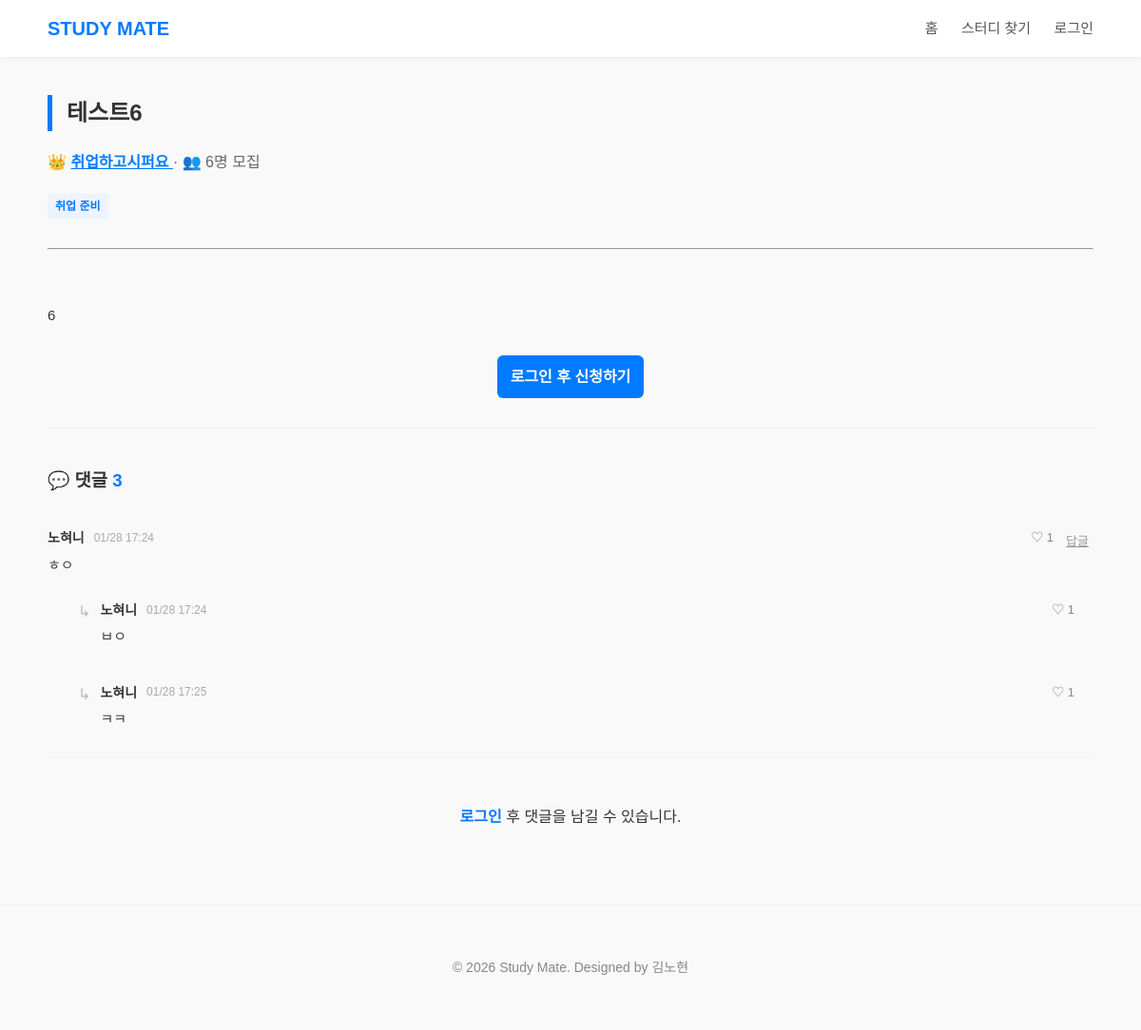
Page /study/6 on the committed database.
### models.py (models this page shows, shortened)
class Study(db.Model):
    __tablename__ = 'study'
    id = db.Column(db.Integer, primary_key=True)
    title = db.Column(db.String(200), nullable=False)
    category = db.Column(db.String(50), nullable=False)
    member_count = db.Column(db.Integer, nullable=False)
    content = db.Column(db.Text, nullable=False)
    date = db.Column(db.DateTime, default=get_kst_now)
    writer = db.Column(db.String(50), nullable=False)
    chat_link = db.Column(db.String(300), nullable=True)
    is_closed = db.Column(db.Boolean, default=False)

class Comment(db.Model):
    __tablename__ = 'comment'
    id = db.Column(db.Integer, primary_key=True)
    content = db.Column(db.Text, nullable=False)
    date = db.Column(db.DateTime, default=get_kst_now)
    writer = db.Column(db.String(50), nullable=False)
    study_id = db.Column(db.Integer, db.ForeignKey('study.id'), nullable=False)
    study = db.relationship('Study', backref='comments')
    parent_id = db.Column(db.Integer, db.ForeignKey('comment.id'), nullable=True)
    replies = db.relationship(
        'Comment',
        backref=db.backref('parent', remote_side=[id]),
        cascade='all, delete',
        lazy=True
    )
    likers = db.relationship(
        'User',
        secondary=comment_likes,
        backref=db.backref('liked_comments', lazy='dynamic')
    )

### app.py (the view)
@app.route('/study/<int:study_id>')
def study_detail(study_id):
    study = Study.query.get_or_404(study_id)
    current_user = None
    applied_status = None # 신청 상태 (None: 안함, 0: 대기, 1: 수락)
    if 'user_id' in session:
        current_user = User.query.filter_by(userid=session['user_id']).first()
        enroll = Enrollment.query.filter_by(user_id=current_user.id, study_id=study.id).first()
        if enroll:
            applied_status = enroll.status
    return render_template(
        'study_detail.html',
        study=study,
        user_nickname=session.get('user_nickname'),
        current_user=current_user, # 좋아요 확인용
        applied_status=applied_status # 신청 상태 확인용
    )

### templates/study_detail.html (shortened to what this page needs)
<!DOCTYPE html>
<html lang="ko">
<head>
    <link rel="stylesheet" href="{{ url_for('static', filename='css/style.css') }}">
</head>
<body>
    <header>
        <div class="nav-container">
            <a href="{{ url_for('index') }}" class="logo">STUDY MATE</a>
            <nav class="nav-menu">
                <a href="{{ url_for('index') }}">홈</a>
                <a href="{{ url_for('study') }}">스터디 찾기</a>
                {% if user_nickname %}
                <div class="user-dropdown">
                    <button class="user-btn" onclick="toggleDropdown()">
                        {{ user_nickname }} <span class="arrow">▾</span>
                    </button>
                    <div class="dropdown-menu" id="dropdownMenu">
                        <a href="{{ url_for('mypage') }}">마이페이지</a>
                        <a href="{{ url_for('my_posts') }}">내가 쓴 글</a>
                        <hr>
                        <a href="{{ url_for('logout') }}">로그아웃</a>
                    </div>
                </div>
                {% else %}
                    <a href="{{ url_for('login') }}">로그인</a>
                {% endif %}
            </nav>
        </div>
    </header>
    <main>
        <section>
            <h2>{{ study.title }}</h2>
            <p style="color:#666; margin-bottom: 10px;">
                👑 <a href="{{ url_for('profile', nickname=study.writer) }}" style="font-weight:bold; color:#007bff; text-decoration:underline;">
                    {{ study.writer }}
                </a>
                · 👥 {{ study.member_count }}명 모집
            </p>
            <span class="tag">{{ study.category }}</span>
            <hr style="margin: 30px 0;">
            <p style="white-space: pre-line; font-size: 15px; line-height: 1.7;">
                {{ study.content }}
            </p>
            <div style="margin: 40px 0; text-align: center;">
                {% if study.is_closed %}
                    <button class="primary-btn" style="background:#ccc; cursor:not-allowed; width:auto;">⛔ 모집이 마감되었습니다</button>
                {% elif not user_nickname %}
                    <a href="{{ url_for('login') }}" class="primary-btn" style="width:auto;">로그인 후 신청하기</a>
                {% elif user_nickname == study.writer %}
                    <p style="color:#007bff; font-weight:bold;">내가 만든 스터디입니다 😎</p>
                {% elif applied_status == None %}
                    <a href="{{ url_for('study_apply', study_id=study.id) }}" class="primary-btn" style="width:auto;" onclick="return confirm('스터디에 신청하시겠습니까?')">🚀 스터디 신청하기</a>
                {% elif applied_status == 0 %}
                    <button class="primary-btn" style="background:#ffc107; color:black; cursor:default; width:auto;">⏳ 승인 대기중...</button>
                {% endif %}
            </div>
            <hr style="margin: 40px 0; border: none; border-top: 1px solid #eee;">
            <div class="comment-section">
                <h3>💬 댓글 <span style="color:#007bff">{{ study.comments|length }}</span></h3>
                <div class="comment-list">
                    {% for comment in study.comments %}
                        {% if not comment.parent_id %}
                        <div class="comment-item">
                            <div class="comment-header">
                                <strong>{{ comment.writer }}</strong>
                                <span class="date">{{ comment.date.strftime('%m/%d %H:%M') }}</span>
                                <div class="comment-actions" style="display:flex; align-items:center;">
                                    <a href="{{ url_for('comment_like', comment_id=comment.id) }}"
                                        class="comment-like-btn {% if current_user in comment.likers %}liked{% endif %}"
                                        style="text-decoration:none;">
                                        {% if current_user in comment.likers %}♥{% else %}♡{% endif %}
                                        {{ comment.likers|length }}
                                    </a>
                                    <button class="small-text-btn" onclick="toggleReplyForm('{{ comment.id }}')">답글</button>
                                </div>
                            </div>
                            <p class="comment-content">{{ comment.content }}</p>
                            {% for reply in comment.replies %}
                            <div class="reply-item">
                                <span class="reply-icon">↳</span>
                                <div class="reply-body">
                                    <div class="comment-header">
                                        <strong>{{ reply.writer }}</strong>
                                        <span class="date">{{ reply.date.strftime('%m/%d %H:%M') }}</span>
                                        <div class="comment-actions" style="display:flex; align-items:center;">
                                            <a href="{{ url_for('comment_like', comment_id=reply.id) }}"
                                                class="comment-like-btn {% if current_user in reply.likers %}liked{% endif %}"
                                                style="text-decoration:none;">
                                                {% if current_user in reply.likers %}♥{% else %}♡{% endif %}
                                                {{ reply.likers|length }}
                                            </a>
                                        </div>
                                    </div>
                                    <p class="comment-content">{{ reply.content }}</p>
                                </div>
                            </div>
                            {% endfor %}
                        </div>
                        <hr class="comment-divider">
                        {% endif %}
                    {% endfor %}
                </div>
                <div class="main-comment-form">
                    {% if user_nickname %}
                    <form action="{{ url_for('comment_write', study_id=study.id) }}" method="POST" class="comment-form-box">
                        <input type="text" name="content" placeholder="댓글을 남겨보세요." required>
                        <button type="submit" class="send-btn">
                            <svg width="20" height="20" viewBox="0 0 24 24" fill="none" stroke="currentColor" stroke-width="2" stroke-linecap="round" stroke-linejoin="round"><line x1="22" y1="2" x2="11" y2="13"></line><polygon points="22 2 15 22 11 13 2 9 22 2"></polygon></svg>
                        </button>
                    </form>
                    {% else %}
                    <div style="text-align:center; padding:20px; background:#f9f9f9; border-radius:8px;">
                        <a href="{{ url_for('login') }}" style="color:#007bff; font-weight:bold;">로그인</a> 후 댓글을 남길 수 있습니다.
                    </div>
                    {% endif %}
                </div>
            </div>
        </section>
    </main>
    <footer>
        <p>© 2026 Study Mate. Designed by 김노현</p>
    </footer>
</body>
</html>

### static/css/style.css (style rules this page uses)
body { font-family: 'Noto Sans KR', sans-serif; margin: 0; padding: 0; line-height: 1.6; color: #333; background-color: #f9f9f9; }
a { text-decoration: none; color:inherit; }
header { background-color: white; box-shadow: 0 2px 4px rgba(0, 0, 0, 0.05); position: sticky; top: 0; z-index: 1000; }
.nav-container { max-width: 1100px; margin: 0 auto; padding: 0 20px; height: 60px; display: flex; justify-content: space-between; align-items: center; }
.logo { font-size: 20px; font-weight: bold; color: #007bff; }
.nav-menu > a { color: #555; margin-left: 20px; font-size: 15px; transition: color 0.3s; }
main { max-width: 1100px; margin: 40px auto; padding: 0 20px; }
section { margin-bottom: 60px; }
h2 { border-left: 5px solid #007bff; padding-left: 15px; font-size: 24px; margin-bottom: 20px; }
.tag { display: inline-block; background: #eef4ff; color:#007bff; padding: 4px 8px; border-radius: 4px; font-size: 12px; font-weight: bold; margin-top: 10px; margin-right: 5px; }
.primary-btn { width: 100%; padding: 14px; background-color: #007bff; color: white; border: none; border-radius: 6px; font-size: 16px; font-weight: bold; cursor: pointer; transition: background 0.3s; }
footer { text-align: center; padding: 40px; color: #888; font-size: 14px; border-top: 1px solid #eee; margin-top: 60px; }
.comment-section { margin-top: 40px; }
.comment-list { margin-bottom: 30px; }
.comment-item { padding: 15px 0; }
.comment-header { display: flex; align-items: center; gap: 10px; margin-bottom: 6px; font-size: 14px; }
.comment-header strong { color: #333; }
.comment-header .date { color: #aaa; font-size: 12px; }
.comment-actions { margin-left: auto; }
.small-text-btn { background: none; border: none; color: #888; cursor: pointer; font-size: 12px; padding: 0 5px; }
.comment-content { font-size: 15px; color: #444; margin: 0; line-height: 1.5; white-space: pre-wrap; }
.comment-divider { border: none; border-top: 1px solid #f1f1f1; margin: 0; }
.reply-item { display: flex; margin-top: 12px; background-color: #f9f9f9; padding: 12px; border-radius: 8px; margin-left: 20px; }
.reply-icon { color: #bbb; margin-right: 10px; font-size: 16px; }
.reply-body { flex: 1; }
.small-text-btn { background: none; border: none; color: #999; cursor: pointer; font-size: 13px; text-decoration: underline; margin-top: 5px; }

### templates/study_detail.html (style rules this page uses)
.comment-like-btn { background: none; border: none; cursor: pointer; font-size: 13px; color: #888; display: flex; align-items: center; gap: 3px; margin-right: 8px; }

### rows in the picture
Study: title "테스트6", writer "취업하고시퍼요", member_count "6", category "취업 준비", content "6"
Comment: writer "노혀니", date "01/28 17:24", likers|length "1", content "ㅎㅇ"
Comment: writer "노혀니", date "01/28 17:24", likers|length "1", content "ㅂㅇ"
Comment: writer "노혀니", date "01/28 17:25", likers|length "1", content "ㅋㅋ"

### other values in the picture
{{ study.comments|length }} "3"
